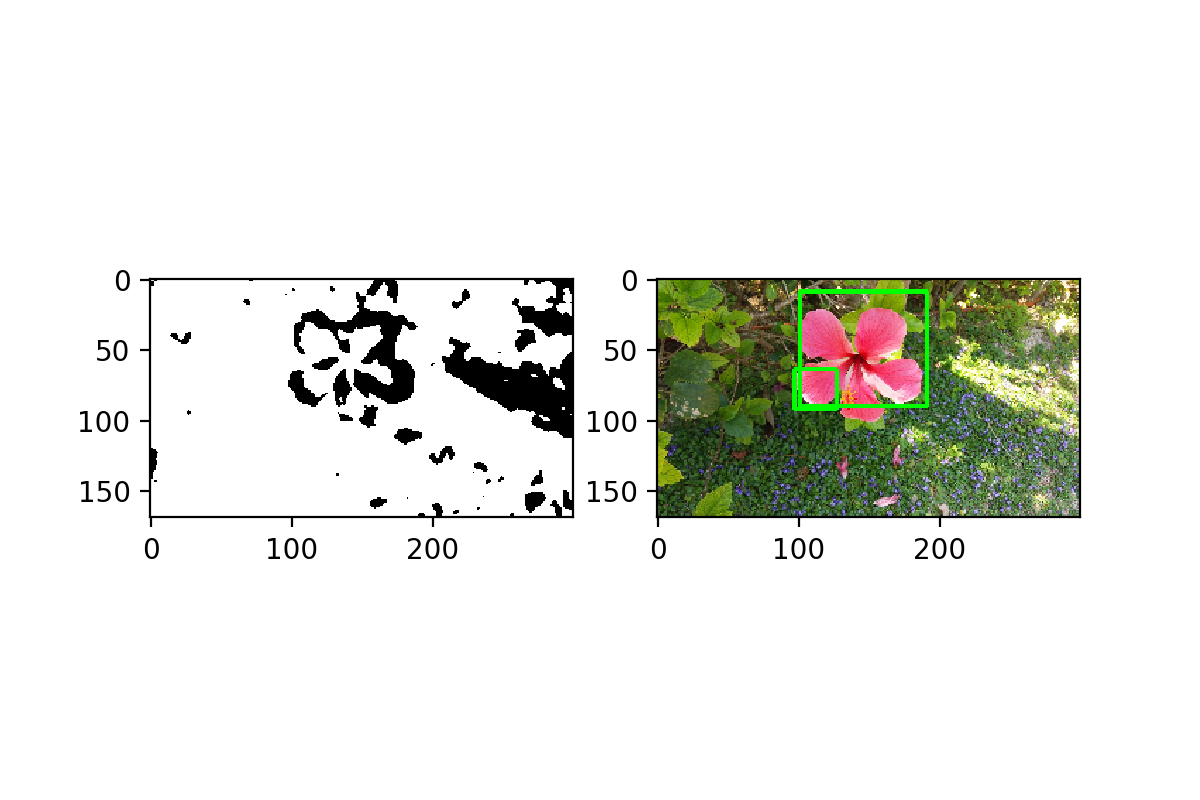

This chart was generated by the following Python code:
import cv2
import matplotlib.pyplot as plt

#画像を読み込んで、リサイズ ---
img = cv2.imread("flower.jpg")
img = cv2.resize(img, (300, 169))

#色空間を二値化 ---
gray = cv2.cvtColor(img, cv2.COLOR_BGR2GRAY)
gray = cv2.GaussianBlur(gray, (7,7), 0)
im2 = cv2.threshold(gray, 140, 240, cv2.THRESH_BINARY_INV)[1]

#画面左側に二値化した画像を描画 ---
plt.subplot(1, 2, 1)
plt.imshow(im2, cmap="gray")

#輪郭を抽出 ---
cnts = cv2.findContours(im2, cv2.RETR_LIST, cv2.CHAIN_APPROX_SIMPLE)[1]
#抽出した枠を描画 ---
for pt in cnts:
    x, y, w, h = cv2.boundingRect(pt)
    #大きすぎたり小さすぎる領域を除去
    if w < 30 or w > 200: continue
    print(x,y,w,h) #結果を出力
    cv2.rectangle(img, (x, y), (x+w, y+h), (0, 255, 0), 2)
        
#画面右側に抽出結果を描画 ---
plt.subplot(1, 2, 2)
plt.imshow(cv2.cvtColor(img, cv2.COLOR_BGR2RGB))
plt.savefig("find_contours.png", dpi=200)
plt.show()